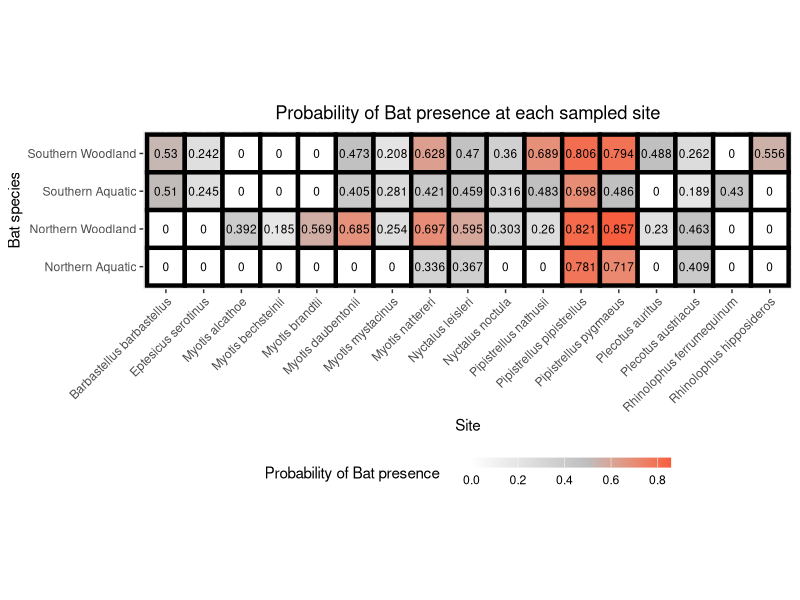
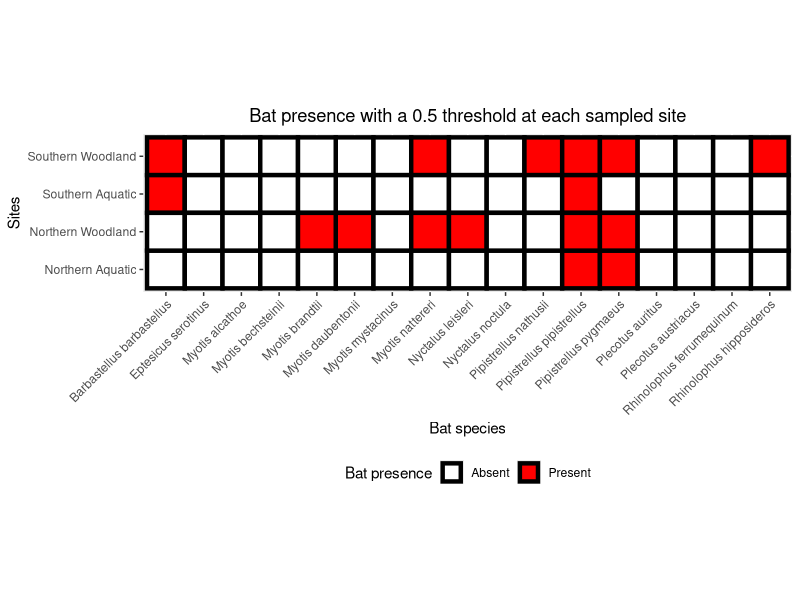
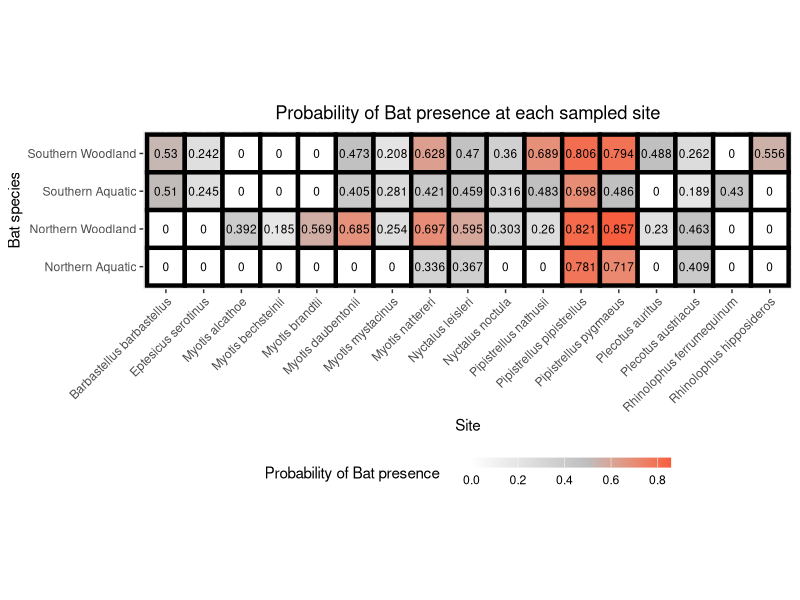
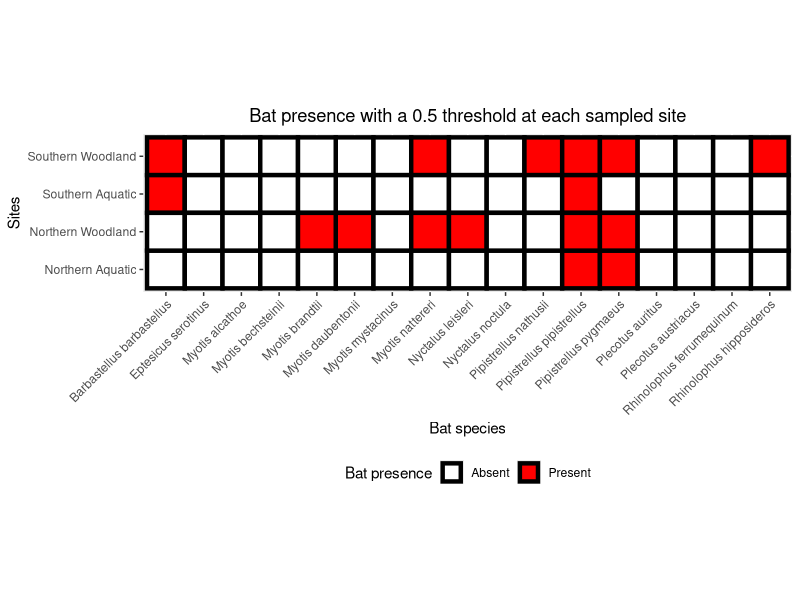

Reproduce these figures in R, in order.
#Libraries----
library(ggplot2)
library(tidyverse)
library(stringr)

#Style----
style <- function(){ #setting the style for my plots
  font <- "Helvetica"
  theme(plot.title = element_text(family = font, size = 14, face = "bold", color = "#222222", hjust = 0.5), 
        plot.subtitle = element_text(family = font, size = 12, margin = margin(9, 0, 9, 0)), 
        plot.caption = element_blank(),
        plot.margin = unit(c(1,1,1,1), units = , "cm"),
        legend.text.align = 0, 
        legend.position = "bottom",
        legend.title = element_text(family = font, size = 9, face = "bold", color = "#222222",  hjust = 0.5), 
        legend.key = element_blank(), 
        legend.text = element_text(family = font, size = 9, color = "#222222"),
        axis.text = element_text(family = font, size = 9, color = "#222222"), 
        axis.text.x = element_text(margin = margin(5, b = 10)), 
        axis.title = element_text(family = font, size = 12, face = "bold", color = "#222222"), 
        axis.ticks = element_blank(), 
        axis.line = element_line(colour = "black"),
        strip.text = element_text(size = 12, hjust = 0))
}

#Importing raw data----
bat<-read.csv("occurrence_dat/bat_occurrence.csv")#loading the bat data
#Bat data----
bat<-bat %>% 
  select(eventID,occurrenceStatus,scientificName)

bat.pa <- bat %>%
  pivot_wider(names_from=scientificName,values_from=c(occurrenceStatus))

list0 <- as.list(rep(0,ncol(bat.pa))) ##values toreplace the NAs
names(list0) <- names(bat.pa)
bat.pa <- as.data.frame(bat.pa %>%replace_na(list0)) ##replace the NAs by 0’s


bat.long<- bat.pa %>% 
  pivot_longer(cols = -"eventID", names_to = "Species", values_to = "occurrenceStatus")


bat.long <- bat.long %>% 
  mutate(Plot = case_when( #creating a new column called plot
    grepl("North", eventID, ignore.case = TRUE) ~ "Northern", #classifying eventID with "n" as Northern Plot
    grepl("South", eventID, ignore.case = TRUE) ~ "Southern", #classifying eventID with "s" as Southern Plot
    TRUE ~ "Unknown")) %>% 
  mutate(Habitat = case_when( #creating a new column called habitat
    grepl("1", eventID, ignore.case = TRUE) ~ "Woodland", #classifying eventID with "n" as Northern Plot
    grepl("2", eventID, ignore.case = TRUE) ~ "Aquatic", #classifying eventID with "s" as Southern Plot
    grepl("3", eventID, ignore.case = TRUE) ~ "Aquatic", #classifying eventID with "n" as Northern Plot
    grepl("4", eventID, ignore.case = TRUE) ~ "Woodland", #classifying eventID with "s" as Southern Plot
    TRUE ~ "Unknown"))

bat.long <- bat.long %>% 
  mutate(Site = paste(Plot,Habitat))

(bat_plot <- ggplot(bat.long, aes(x = Species, y = Site, fill = occurrenceStatus)) +
  geom_tile(color = "Black", size = 0.5,
            lwd = 1.5,
            linetype = 1) +
  scale_fill_gradient2(low = "White",
                       mid = "grey",
                       high = "#FF0000",
                       midpoint = 0.5) +
  geom_text(aes(label = occurrenceStatus), color = "Black", size = 3)+
    labs(x = "Site", y = "Bat species", 
         title = "Probability of Bat presence at each sampled site",
         fill = "Probability of Bat presence      ") +
    guides(fill = guide_colourbar(barwidth = 10,
                                  barheight = 0.5))+
    theme(axis.text.x = element_text(angle = 45, hjust = 1),
          plot.title = element_text(hjust = 0.5),
          legend.position = "bottom",  # Set legend position to bottom
          legend.box = "horizontal"    # Arrange legend items horizontally
    )+
  coord_fixed(ratio = 1))

ggsave(filename = "figures/Bats/bat_prob.png", plot = bat_plot, width = 10, height = 5) #exporting the graph as png


bat.long$Presence <- ifelse(bat.long$occurrenceStatus >= 0.5, 1, 0)
  
(bat_0.5 <- ggplot(bat.long, aes(x = Species, y = Site, fill = as.factor(Presence))) +
  geom_tile(color = "Black",size = 0.5,
            lwd = 1.5,
            linetype = 1) +
  scale_fill_manual(values = c("0" = "white", "1" = "#FF0000"),
                    labels = c("0" = "Absent", "1" = "Present")) +
    labs(x = "Bat species", y = "Sites", 
         title = "Bat presence with a 0.5 threshold at each sampled site",
         fill = "Bat presence",
         position = "bottom" ) + 
    theme(axis.text.x = element_text(angle = 45, hjust = 1),
          plot.title = element_text(hjust = 0.5),
          legend.position = "bottom")+
    coord_fixed(ratio = 1))
  
ggsave(filename = "figures/Bats/bat0.5.png", plot = bat_0.5, width = 10, height = 5) #exporting the graph as png

  